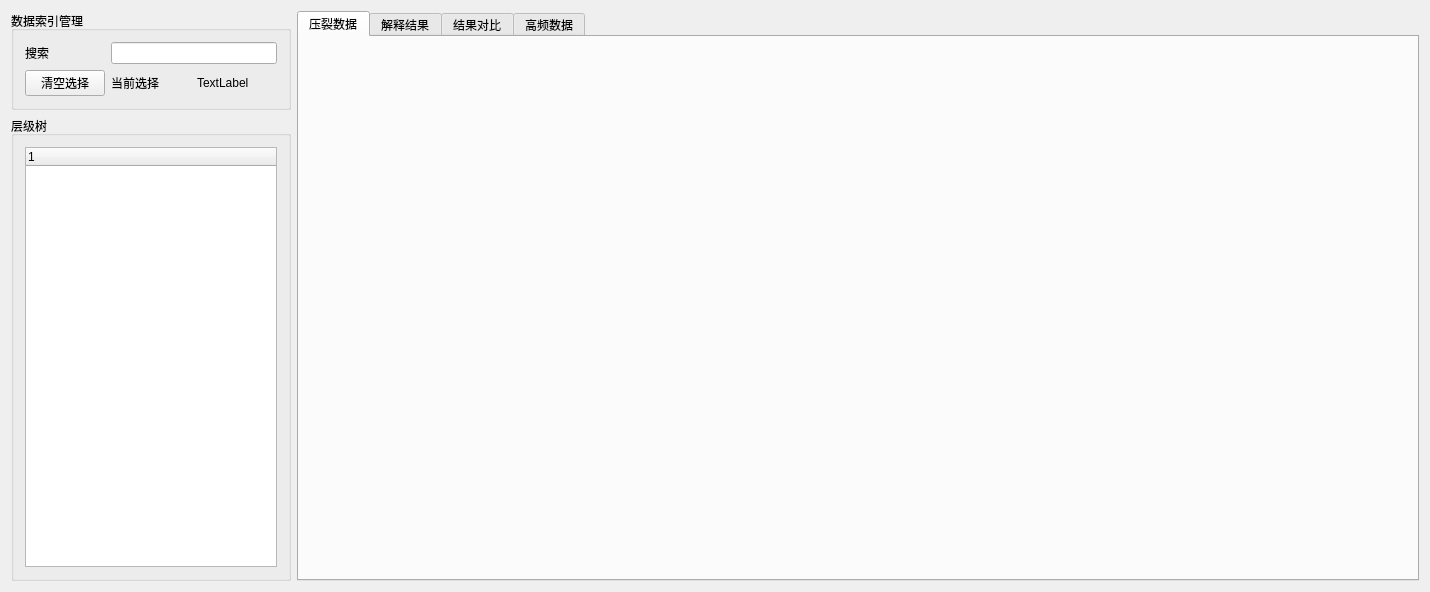
<?xml version="1.0" encoding="UTF-8"?>
<ui version="4.0">
 <class>WorkAreaClass</class>
 <widget class="QWidget" name="WorkAreaClass">
  <property name="geometry">
   <rect>
    <x>0</x>
    <y>0</y>
    <width>1430</width>
    <height>592</height>
   </rect>
  </property>
  <property name="windowTitle">
   <string>WorkArea</string>
  </property>
  <layout class="QHBoxLayout" name="horizontalLayout" stretch="1,4">
   <item>
    <layout class="QVBoxLayout" name="verticalLayout_2" stretch="0,10">
     <item>
      <widget class="QGroupBox" name="groupBox_2">
       <property name="title">
        <string>数据索引管理</string>
       </property>
       <layout class="QGridLayout" name="gridLayout">
        <item row="0" column="1" colspan="2">
         <widget class="QLineEdit" name="lineEdit"/>
        </item>
        <item row="0" column="0">
         <widget class="QLabel" name="label">
          <property name="text">
           <string>搜索</string>
          </property>
         </widget>
        </item>
        <item row="1" column="0">
         <widget class="QPushButton" name="pushButton">
          <property name="text">
           <string>清空选择</string>
          </property>
         </widget>
        </item>
        <item row="1" column="1">
         <widget class="QLabel" name="label_2">
          <property name="text">
           <string>当前选择</string>
          </property>
         </widget>
        </item>
        <item row="1" column="2">
         <widget class="QLabel" name="labelcurrent">
          <property name="text">
           <string>TextLabel</string>
          </property>
         </widget>
        </item>
       </layout>
      </widget>
     </item>
     <item>
      <widget class="QGroupBox" name="groupBox">
       <property name="title">
        <string>层级树</string>
       </property>
       <layout class="QVBoxLayout" name="verticalLayout">
        <item>
         <widget class="QTreeWidget" name="treeWidget">
          <column>
           <property name="text">
            <string notr="true">1</string>
           </property>
          </column>
         </widget>
        </item>
       </layout>
      </widget>
     </item>
    </layout>
   </item>
   <item>
    <widget class="QTabWidget" name="tabWidgetcompare">
     <property name="currentIndex">
      <number>0</number>
     </property>
     <widget class="FracDockPage" name="tabfrac">
      <attribute name="title">
       <string>压裂数据</string>
      </attribute>
     </widget>

     <widget class="QWidget" name="tabresult">
      <attribute name="title">
       <string>解释结果</string>
      </attribute>
     </widget>
     <widget class="QWidget" name="tabcompare">
      <attribute name="title">
       <string>结果对比</string>
      </attribute>
     </widget>
     <widget class="QWidget" name="tabhighfre">
      <attribute name="title">
       <string>高频数据</string>
      </attribute>
     </widget>
    </widget>
   </item>
  </layout>
 </widget>
 <layoutdefault spacing="6" margin="11"/>
 <customwidgets>
  <customwidget>
   <class>FracDockPage</class>
   <extends>QWidget</extends>
   <header>fracdockpage.h</header>
   <container>1</container>
  </customwidget>
 </customwidgets>
 <resources/>
 <connections/>
</ui>
